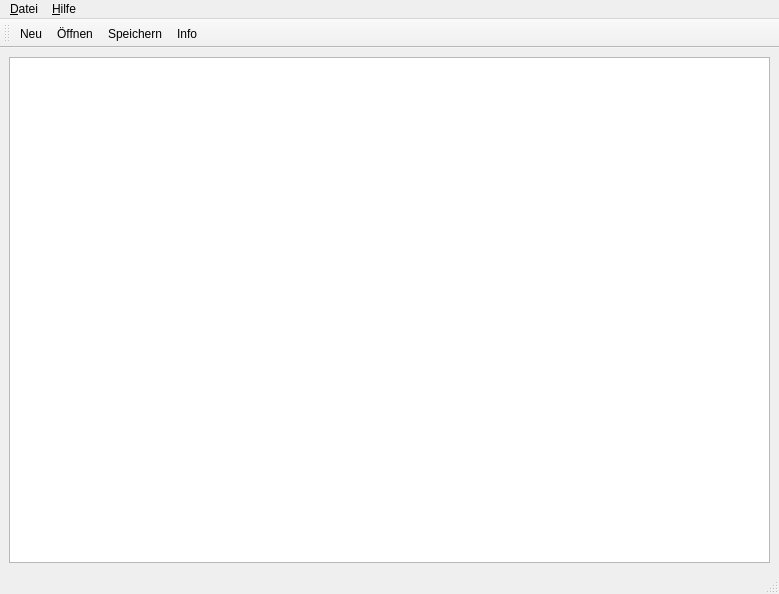
<?xml version="1.0" encoding="UTF-8"?>
<ui version="4.0">
 <class>MeinFormular</class>
 <widget class="QMainWindow" name="MeinFormular">
  <property name="geometry">
   <rect>
    <x>0</x>
    <y>0</y>
    <width>779</width>
    <height>594</height>
   </rect>
  </property>
  <property name="windowTitle">
   <string>Text Editor</string>
  </property>
  <widget class="QWidget" name="centralwidget">
   <layout class="QHBoxLayout" name="horizontalLayout">
    <item>
     <widget class="QTextEdit" name="textEdit"/>
    </item>
   </layout>
  </widget>
  <widget class="QMenuBar" name="menubar">
   <property name="geometry">
    <rect>
     <x>0</x>
     <y>0</y>
     <width>779</width>
     <height>21</height>
    </rect>
   </property>
   <widget class="QMenu" name="menu_Datei">
    <property name="title">
     <string>&amp;Datei</string>
    </property>
    <addaction name="action_Neu"/>
    <addaction name="action_Oeffnen"/>
    <addaction name="separator"/>
    <addaction name="action_Speichern"/>
    <addaction name="action_Speichern_unter"/>
    <addaction name="separator"/>
    <addaction name="action_Beenden"/>
   </widget>
   <widget class="QMenu" name="menu_Hilfe">
    <property name="title">
     <string>&amp;Hilfe</string>
    </property>
    <addaction name="action_Info"/>
   </widget>
   <addaction name="menu_Datei"/>
   <addaction name="menu_Hilfe"/>
  </widget>
  <widget class="QStatusBar" name="statusbar"/>
  <widget class="QToolBar" name="toolBar">
   <property name="windowTitle">
    <string>toolBar</string>
   </property>
   <attribute name="toolBarArea">
    <enum>TopToolBarArea</enum>
   </attribute>
   <attribute name="toolBarBreak">
    <bool>false</bool>
   </attribute>
   <addaction name="action_Neu"/>
   <addaction name="action_Oeffnen"/>
   <addaction name="action_Speichern"/>
   <addaction name="action_Info"/>
  </widget>
  <action name="action_Beenden">
   <property name="text">
    <string>&amp;Beenden</string>
   </property>
   <property name="shortcut">
    <string>Ctrl+B</string>
   </property>
  </action>
  <action name="action_Neu">
   <property name="icon">
    <iconset resource="Bilder/icons.qrc">
     <normaloff>:/Bilder/dateiNeu.bmp</normaloff>:/Bilder/dateiNeu.bmp</iconset>
   </property>
   <property name="text">
    <string>Neu</string>
   </property>
  </action>
  <action name="action_Oeffnen">
   <property name="icon">
    <iconset resource="Bilder/icons.qrc">
     <normaloff>:/Bilder/dateiOeffnen.bmp</normaloff>:/Bilder/dateiOeffnen.bmp</iconset>
   </property>
   <property name="text">
    <string>Öffnen</string>
   </property>
  </action>
  <action name="action_Speichern">
   <property name="icon">
    <iconset resource="Bilder/icons.qrc">
     <normaloff>:/Bilder/dateiSpeichern.bmp</normaloff>:/Bilder/dateiSpeichern.bmp</iconset>
   </property>
   <property name="text">
    <string>Speichern</string>
   </property>
  </action>
  <action name="action_Info">
   <property name="icon">
    <iconset resource="Bilder/icons.qrc">
     <normaloff>:/Bilder/info.bmp</normaloff>:/Bilder/info.bmp</iconset>
   </property>
   <property name="text">
    <string>Info</string>
   </property>
  </action>
  <action name="action_Speichern_unter">
   <property name="text">
    <string>Speichern unter</string>
   </property>
  </action>
 </widget>
 <resources>
  <include location="Bilder/icons.qrc"/>
 </resources>
 <connections/>
</ui>
